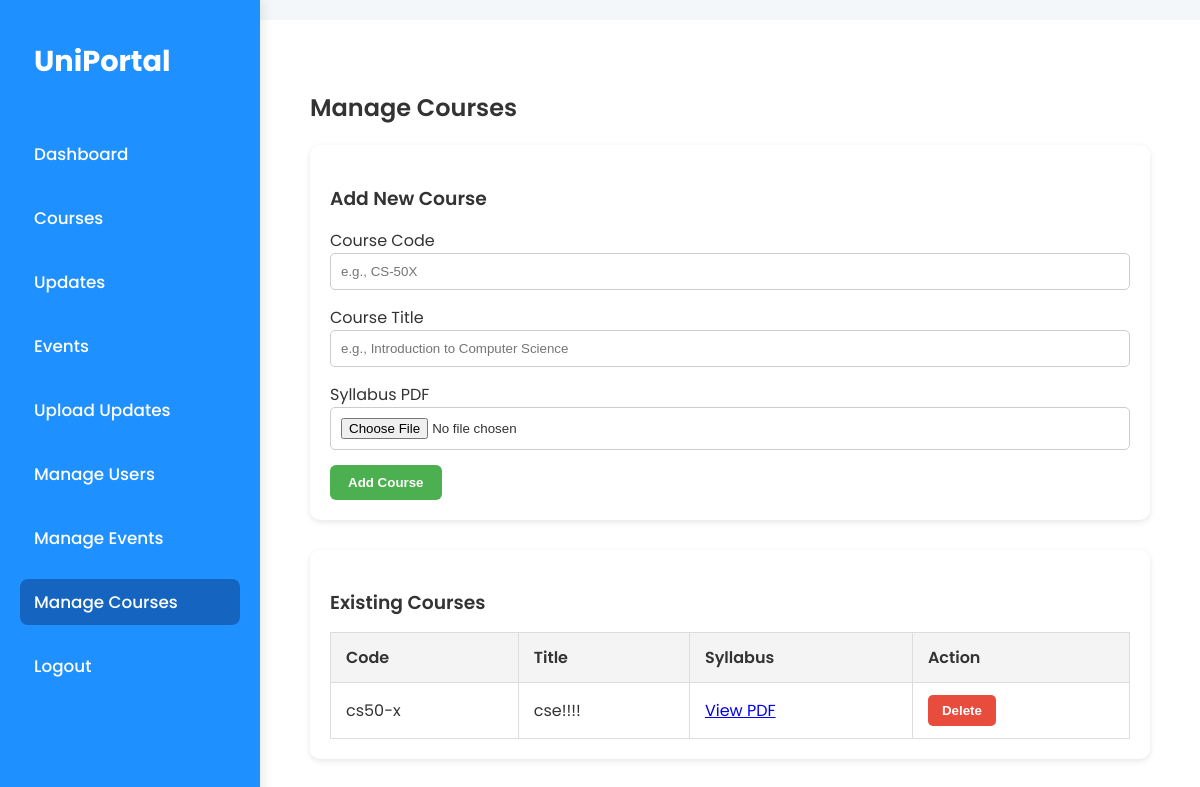
The page /admin/manage_course (signed in) on the database as committed earlier.
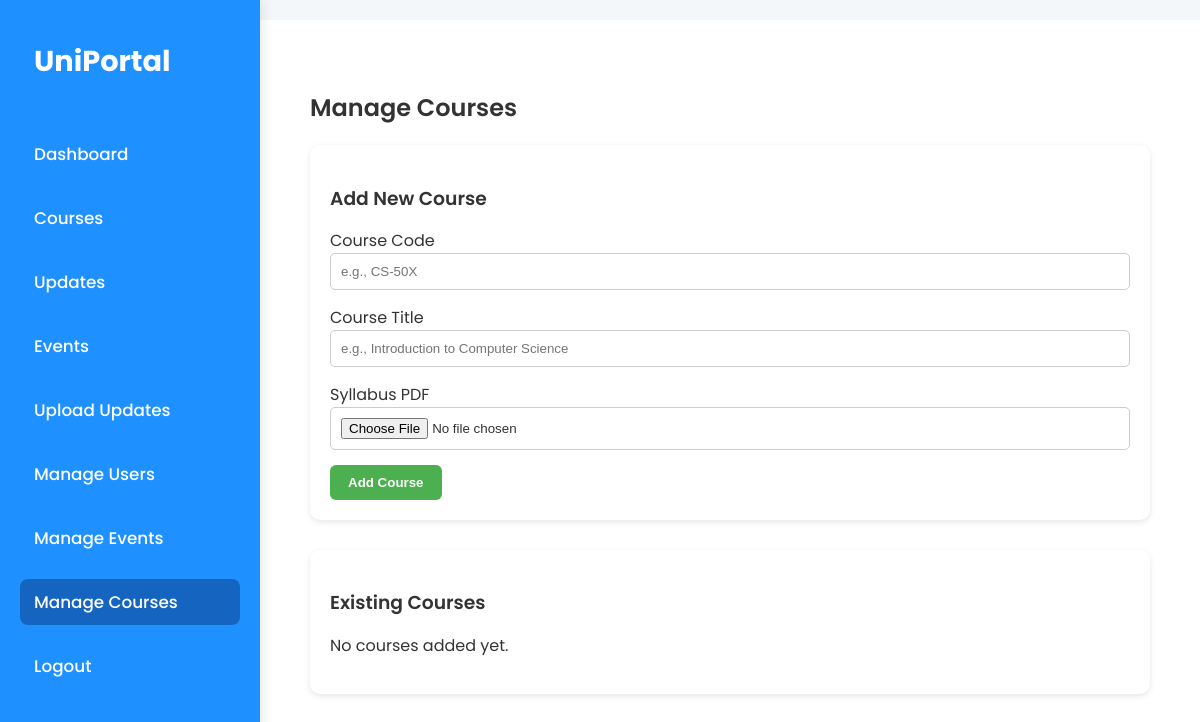
The same page on the database as committed later.
### tables this page shows
CREATE TABLE courses (
        id INTEGER PRIMARY KEY AUTOINCREMENT,
        name TEXT NOT NULL,
        code TEXT NOT NULL,
        syllabus_pdf TEXT
    );

### app.py (the view, shortened to what this page needs)
@app.route('/admin/manage_course', methods=['GET', 'POST'])
@login_required
def manage_course():
    if session.get('role') != 'admin':
        return redirect(url_for('dashboard'))
    conn = get_db_connection()
    courses = conn.execute('SELECT * FROM courses').fetchall()
    conn.close()
    return render_template('manage_course.html', courses=courses, role='admin')

### app.py (called while the page is built)
def get_db_connection():
    conn = sqlite3.connect('database.db')
    conn.row_factory = sqlite3.Row
    return conn

def login_required(f):
    @wraps(f)
    def decorated_function(*args, **kwargs):
        if 'user_id' not in session:
            return redirect(url_for('login'))
        return f(*args, **kwargs)
    return decorated_function

@app.context_processor
def inject_user_role():
    return dict(role=session.get('role'))

### templates/manage_course.html
{% extends "dashboard_base.html" %}
{% block content %}
<div class="container">
  <h2 class="section-title">Manage Courses</h2>
  <div class="card">
    <h3>Add New Course</h3>
    <form method="POST" action="{{ url_for('manage_course') }}" enctype="multipart/form-data">
      <label for="code">Course Code</label>
      <input type="text" name="code" id="code" required placeholder="e.g., CS-50X" />
      <label for="name">Course Title</label>
      <input type="text" name="name" id="name" required placeholder="e.g., Introduction to Computer Science" />
      <label for="syllabus_pdf">Syllabus PDF</label>
      <input type="file" name="syllabus_pdf" id="syllabus_pdf" accept="application/pdf" required />
      <button type="submit" class="btn">Add Course</button>
    </form>
  </div>
  <div class="card">
    <h3>Existing Courses</h3>
    {% if courses %}
      <table class="styled-table">
        <thead>
          <tr>
            <th>Code</th>
            <th>Title</th>
            <th>Syllabus</th>
            <th>Action</th>
          </tr>
        </thead>
        <tbody>
          {% for course in courses %}
            <tr>
              <td>{{ course.code }}</td>
              <td>{{ course.name }}</td>
              <td>
                {% if course.syllabus_pdf %}
                  <a href="{{ url_for('static', filename='uploads/' ~ course.syllabus_pdf) }}" target="_blank">View PDF</a>
                {% else %}
                  No PDF
                {% endif %}
              </td>
              <td>
                <form method="POST" action="{{ url_for('delete_course', course_id=course.id) }}" onsubmit="return confirm('Are you sure you want to delete this course?');">
                  <button type="submit" class="btn-danger">Delete</button>
                </form>
              </td>
            </tr>
          {% endfor %}
        </tbody>
      </table>
    {% else %}
      <p>No courses added yet.</p>
    {% endif %}
  </div>
</div>
{% endblock %}

Rows that differ between the two databases and show on the page:
removed courses: code "cs50-x", name "cse!!!!"
Other text that changed with them:
text no longer shown: "Code Title Syllabus Action"
text now shown: "No courses added yet."
